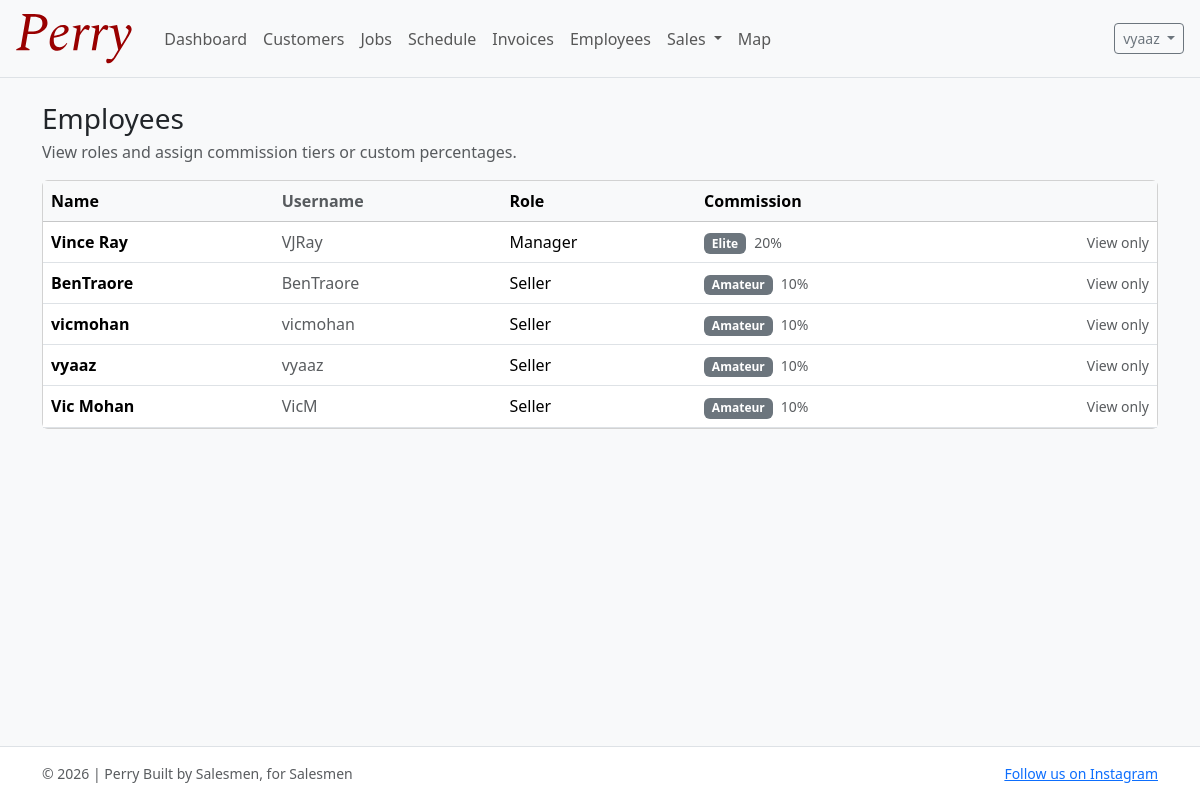
/accounts/employees/ (signed in), run on an earlier commit of the app's database.
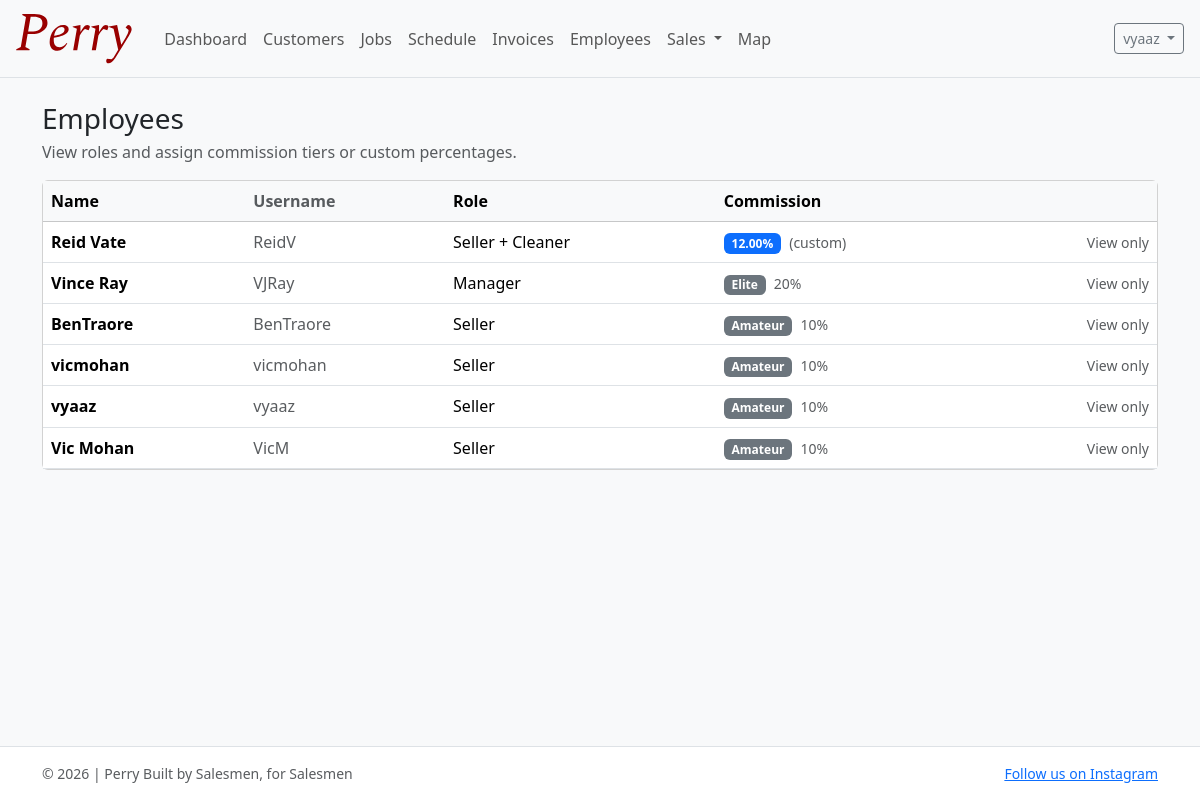
And on a later commit of the database.
### accounts/models.py (models this page shows, shortened)
class User(AbstractUser):
    email = models.EmailField(blank=True)
    phone_number = models.CharField(max_length=30, blank=True)
    role = models.CharField(max_length=20, choices=UserRole.choices, default=UserRole.SELLER)
    profile_image = models.ImageField(upload_to="profile_pics/", null=True, blank=True)
    commission_tier = models.CharField(
        max_length=20, choices=CommissionTier.choices, default=CommissionTier.AMATEUR
    )
    commission_override_percentage = models.DecimalField(
        max_digits=5,
        decimal_places=2,
        null=True,
        blank=True,
        help_text="If set, overrides the tier percentage (e.g. 12.5 for 12.5%).",
    )
    hire_date = models.DateField(null=True, blank=True, default=timezone.now)
    def get_full_name(self) -> str:  # type: ignore[override]
        full = f"{self.first_name} {self.last_name}".strip()
        return full or self.username

### accounts/views.py (the view)
# urls.py: path("employees/", employees_list, name="employees_list"),
@login_required
def employees_list(request):
    from django.contrib.auth import get_user_model
    User = get_user_model()
    employees = User.objects.all().order_by("role", "last_name", "first_name", "username")
    can_edit = getattr(request.user, "role", None) == "MANAGER"
    return render(
        request,
        "accounts/employees_list.html",
        {"employees": employees, "can_edit": can_edit},
    )

### templates/accounts/employees_list.html (shortened to what this page needs)
{% extends "base.html" %}
{% block content %}
  <div class="d-flex justify-content-between align-items-start gap-3 flex-wrap mb-3">
    <div>
      <h1 class="h3 mb-1">Employees</h1>
      <div class="text-muted">View roles and assign commission tiers or custom percentages.</div>
    </div>
  </div>
  <div class="card">
    <div class="card-body p-0">
      <div class="table-responsive">
        <table class="table table-hover mb-0 align-middle">
          <thead class="table-light">
            <tr>
              <th>Name</th>
              <th class="text-muted">Username</th>
              <th>Role</th>
              <th>Commission</th>
              <th></th>
            </tr>
          </thead>
          <tbody>
            {% for e in employees %}
              <tr>
                <td class="fw-semibold">{{ e.get_full_name }}</td>
                <td class="text-muted">{{ e.username }}</td>
                <td>{{ e.get_role_display }}</td>
                <td>
                  {% if e.commission_override_percentage %}
                    <span class="badge text-bg-primary">{{ e.commission_override_percentage }}%</span>
                    <span class="text-muted small ms-1">(custom)</span>
                  {% else %}
                    <span class="badge text-bg-secondary">{{ e.get_commission_tier_display }}</span>
                    {% if e.commission_tier == "AMATEUR" %}
                      <span class="text-muted small ms-1">10%</span>
                    {% elif e.commission_tier == "INTERMEDIATE" %}
                      <span class="text-muted small ms-1">15%</span>
                    {% elif e.commission_tier == "ELITE" %}
                      <span class="text-muted small ms-1">20%</span>
                    {% endif %}
                  {% endif %}
                </td>
                <td class="text-end">
                  {% if can_edit %}
                    <a class="btn btn-sm btn-outline-primary" href="{% url 'employee_commission_edit' e.id %}">Edit</a>
                  {% else %}
                    <span class="text-muted small">View only</span>
                  {% endif %}
                </td>
              </tr>
            {% empty %}
              <tr>
                <td colspan="5" class="text-center text-muted py-4">No employees found.</td>
              </tr>
            {% endfor %}
          </tbody>
        </table>
      </div>
    </div>
  </div>
{% endblock %}

### templates/base.html (shortened to what this page needs)
{% load static %}
<!doctype html>
<html lang="en">
  <head>
    <link
      href="https://cdn.jsdelivr.net/npm/bootstrap@5.3.3/dist/css/bootstrap.min.css"
      rel="stylesheet"
    />
  </head>
  <body class="d-flex flex-column min-vh-100 bg-light">
    <nav class="navbar navbar-expand-lg bg-body-tertiary border-bottom">
      <div class="container-fluid px-3">
        <a class="navbar-brand" href="{% url 'dashboard' %}">
          <img src="{% static 'images/PerryLogoOfficial.svg' %}" alt="Perry" height="50" class="d-inline-block align-text-top me-2" />
        </a>
        <div class="collapse navbar-collapse" id="navbarMain">
          <ul class="navbar-nav me-auto mb-2 mb-lg-0">
            <li class="nav-item">
              <a class="nav-link" href="{% url 'dashboard' %}">Dashboard</a>
            </li>
            <li class="nav-item">
              <a class="nav-link" href="{% url 'customer_list' %}">Customers</a>
            </li>
            <li class="nav-item">
              <a class="nav-link" href="{% url 'job_list' %}">Jobs</a>
            </li>
            <li class="nav-item">
              <a class="nav-link" href="{% url 'schedule_list' %}">Schedule</a>
            </li>
            <li class="nav-item">
              <a class="nav-link" href="{% url 'invoice_list' %}">Invoices</a>
            </li>
            {% if user.is_authenticated %}
              <li class="nav-item">
                <a class="nav-link" href="{% url 'employees_list' %}">Employees</a>
              </li>
            {% endif %}
            {% if user.is_authenticated %}
              <li class="nav-item dropdown">
                <a class="nav-link dropdown-toggle" href="#" role="button" data-bs-toggle="dropdown" aria-expanded="false">
                  Sales
                </a>
              </li>
            {% endif %}
            <li class="nav-item">
              <a class="nav-link" href="{% url 'map' %}">Map</a>
            </li>
          </ul>
          <div class="d-flex gap-2">
            {% if user.is_authenticated %}
              <div class="dropdown">
                <button class="btn btn-outline-secondary btn-sm dropdown-toggle" data-bs-toggle="dropdown">
                  {{ user.get_full_name|default:user.username }}
                </button>
              </div>
            {% else %}
              <a class="btn btn-outline-secondary btn-sm" href="{% url 'register' %}">Sign Up</a>
              <a class="btn btn-primary btn-sm" href="{% url 'login' %}">Login</a>
            {% endif %}
          </div>
        </div>
      </div>
    </nav>
    <main class="flex-grow-1">
      <div class="container py-4">
        {% block content %}{% endblock %}
      </div>
    </main>
    <footer class="border-top bg-white">
      <div class="container py-3 small text-muted d-flex justify-content-between gap-3 flex-wrap">
        <span>&copy; {% now "Y" %} | Perry Built by Salesmen, for Salesmen</span>
        <span><a href="https://www.instagram.com/collegiatecleanersllc" target="_blank">Follow us on Instagram</a></span>
      </div>
    </footer>
  </body>
</html>

What changed in the data, as far as the page shows it:
added User: get_full_name "Reid Vate", username "ReidV", role "Seller + Cleaner", commission_override_percentage "12.00"
